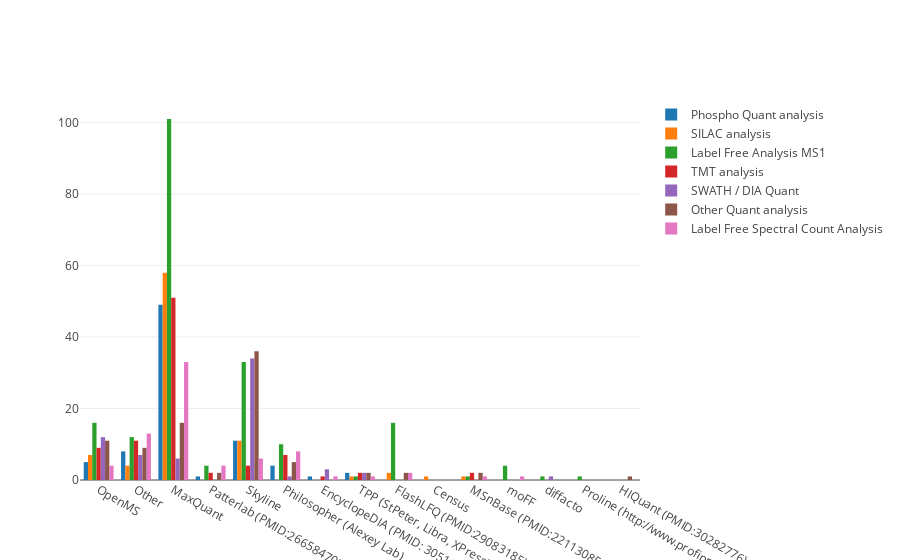

Notebook source saved alongside this figure:
### Markdown cell above
## Which of these software do you use for your Quant Analysis

These plots will show the usage of Quantification software.

### Code cell
question = "Which of these software do you use for your Quant Analysis"
data = get_multioption_bar_data(data_df, question)
layout = go.Layout(barmode='group')
fig = go.Figure(data=data, layout=layout)
iplot(fig, filename='grouped-bar')

### Figure 1 — Plotly figure (JSON) as saved in the notebook; plotly's stock layout.template omitted (floating-point values rounded to 4 significant figures)
{"data": [{"name": "Phospho Quant analysis", "type": "bar", "uid": "a71eb296-220c-459c-aec9-954eac5a1b22", "x": ["OpenMS", "Other", "MaxQuant", "Patterlab (PMID:26658470)", "Skyline", "Philosopher (Alexey Lab)", "EncyclopeDIA (PMID: 30510204)", "TPP (StPeter, Libra, XPress)"], "y": [5, 8, 49, 1, 11, 4, 1, 2]}, {"name": "SILAC analysis", "type": "bar", "uid": "ae6afc3a-6046-424c-bbd6-96d17c76a3da", "x": ["FlashLFQ (PMID:29083185)", "Census", "Other", "MaxQuant", "OpenMS", "Skyline", "MSnBase (PMID:22113085)", "TPP (StPeter, Libra, XPress)"], "y": [2, 1, 4, 58, 7, 11, 1, 1]}, {"name": "Label Free Analysis MS1", "type": "bar", "uid": "ef650db0-208c-4189-9501-4c3575fd94dc", "x": ["Other", "MaxQuant", "Patterlab (PMID:26658470)", "Skyline", "Philosopher (Alexey Lab)", "moFF", "OpenMS", "FlashLFQ (PMID:29083185)", "MSnBase (PMID:22113085)", "diffacto", "Proline (http://www.profiproteomics.fr)", "TPP (StPeter, Libra, XPress)"], "y": [12, 101, 4, 33, 10, 4, 16, 16, 1, 1, 1, 1]}, {"name": "TMT analysis", "type": "bar", "uid": "082d1974-60f3-41df-bc01-0072f2b6da96", "x": ["OpenMS", "Other", "MSnBase (PMID:22113085)", "MaxQuant", "Patterlab (PMID:26658470)", "Skyline", "Philosopher (Alexey Lab)", "EncyclopeDIA (PMID: 30510204)", "TPP (StPeter, Libra, XPress)"], "y": [9, 11, 2, 51, 2, 4, 7, 1, 2]}, {"name": "SWATH / DIA Quant", "type": "bar", "uid": "94df537c-fa50-4211-b617-07f5ad3a708b", "x": ["OpenMS", "Other", "MaxQuant", "Skyline", "diffacto", "Philosopher (Alexey Lab)", "EncyclopeDIA (PMID: 30510204)", "TPP (StPeter, Libra, XPress)"], "y": [12, 7, 6, 34, 1, 1, 3, 2]}, {"name": "Other Quant analysis", "type": "bar", "uid": "edaaad1f-12e6-42ff-9116-06de35b8bdba", "x": ["FlashLFQ (PMID:29083185)", "OpenMS", "Other", "HIQuant (PMID:30282776)", "MaxQuant", "MSnBase (PMID:22113085)", "Patterlab (PMID:26658470)", "Skyline", "Philosopher (Alexey Lab)", "TPP (StPeter, Libra, XPress)"], "y": [2, 11, 9, 1, 16, 2, 2, 36, 5, 2]}, {"name": "Label Free Spectral Count Analysis", "type": "bar", "uid": "8285696c-af02-40a6-8633-9cfcc5c3c7a0", "x": ["Other", "MaxQuant", "OpenMS", "Skyline", "Philosopher (Alexey Lab)", "moFF", "Patterlab (PMID:26658470)", "FlashLFQ (PMID:29083185)", "MSnBase (PMID:22113085)", "EncyclopeDIA (PMID: 30510204)", "TPP (StPeter, Libra, XPress)"], "y": [13, 33, 4, 6, 8, 1, 4, 2, 1, 1, 1]}], "layout": {"barmode": "group"}}
